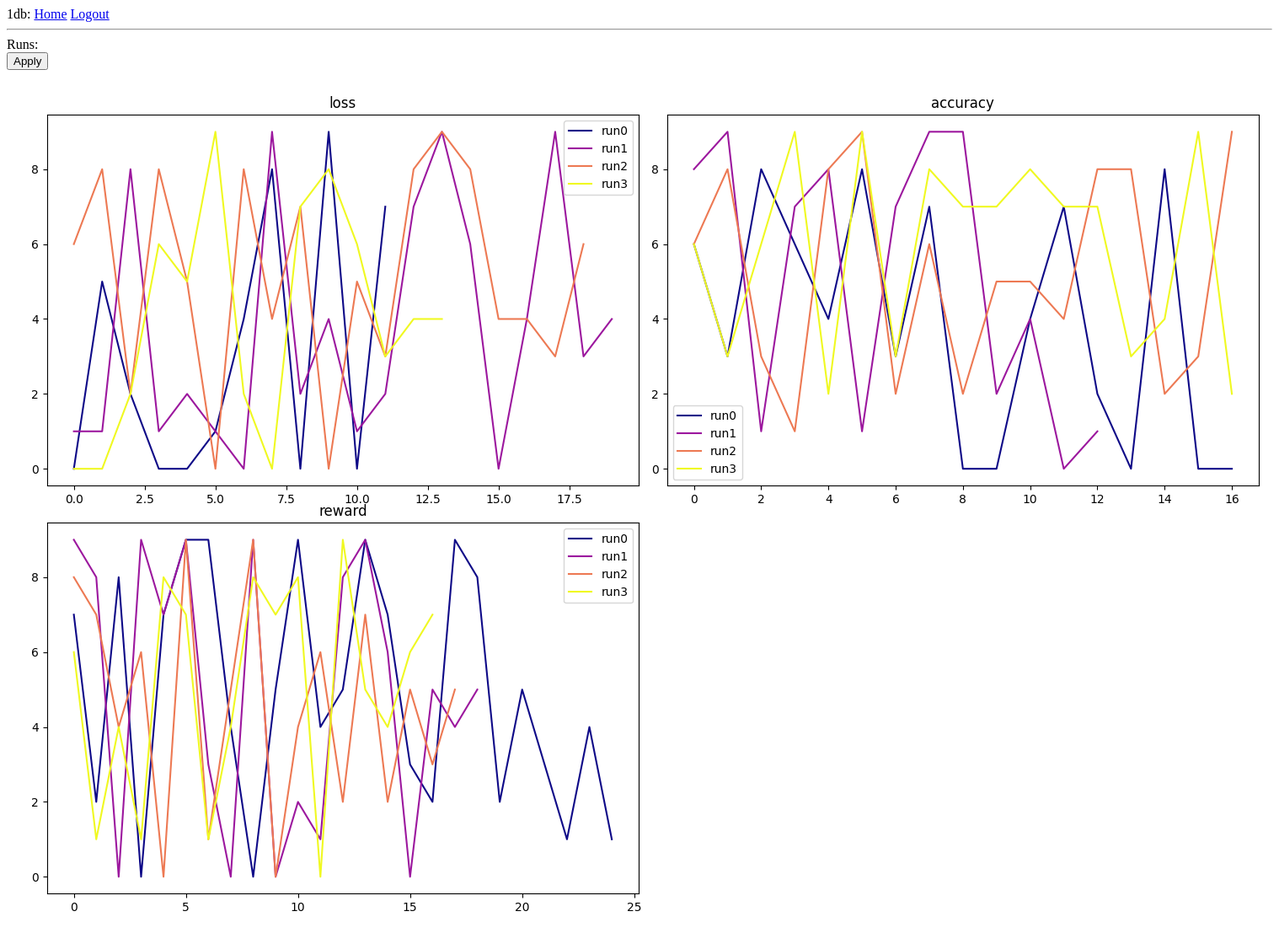
The app's page /project/oneformer (signed in), older data.
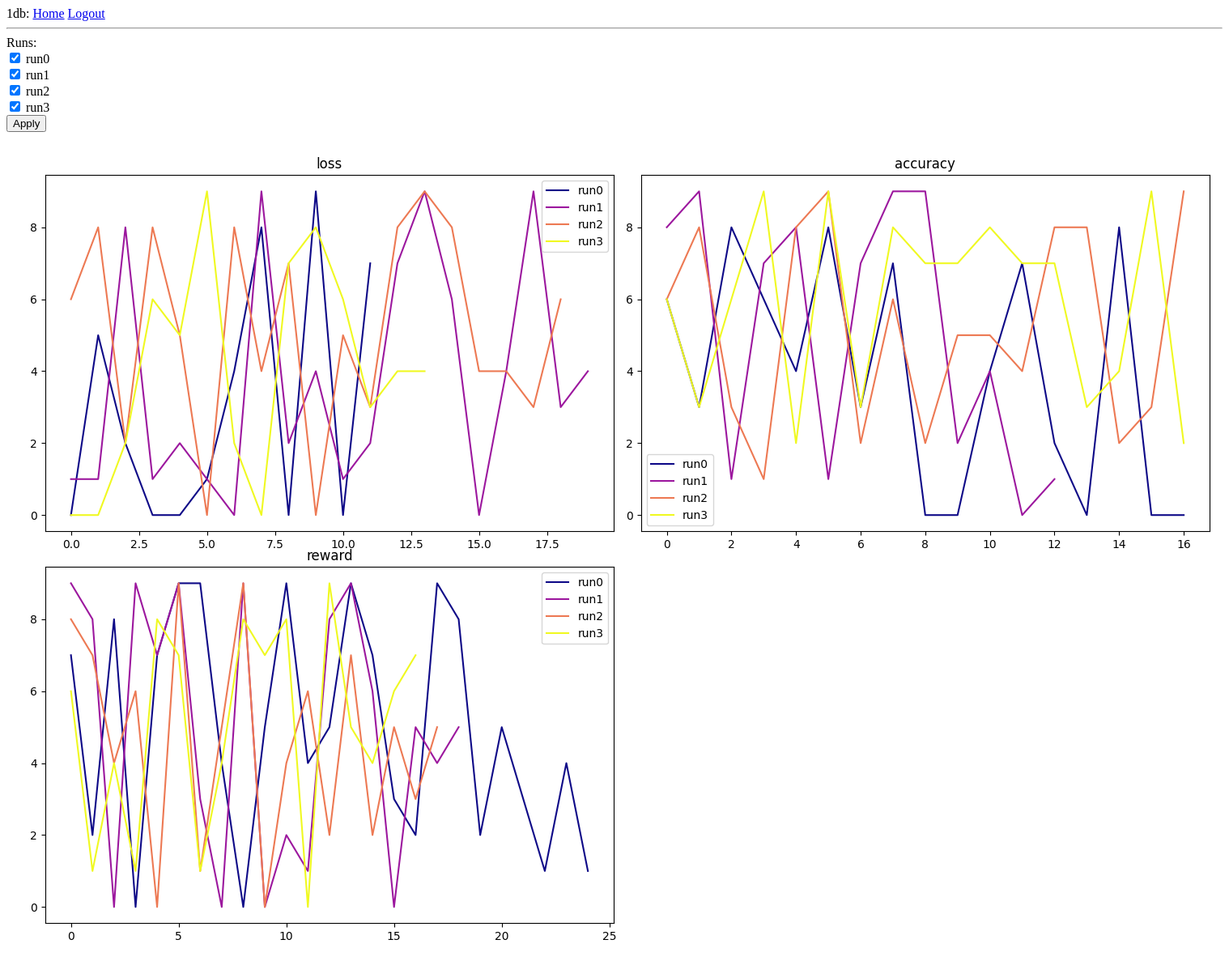
The same page, newer data.
### app/models.py (models this page shows)
class Experiment(db.Model):
    id: so.Mapped[int] = so.mapped_column(primary_key=True)
    project: so.Mapped[str] = so.mapped_column(sa.String(140))
    name: so.Mapped[str] = so.mapped_column(sa.String(140))
    timestamp: so.Mapped[datetime] = so.mapped_column(
        index=True, default=lambda: datetime.now(timezone.utc))
    user_id: so.Mapped[int] = so.mapped_column(sa.ForeignKey(User.id),
                                               index=True)
    author: so.Mapped[User] = so.relationship('User', back_populates='experiments')

### app/views.py (the view)
@app.route('/project/<project>', methods=['GET', 'POST'])
@login_required
def project(project):
    runs = get_runs(db, current_user.username, project)
    names = []
    for run in runs:
        names.append(run.name)
    if request.method == 'GET':
        make_image(db, runs)
        return render_template('project.html', runs=names, checked=names)
    elif request.method == 'POST':
        checked = request.form.getlist('hello')
        return render_template('project.html', runs=names, checked=names)

### app/models.py (called while the page is built)
@login.user_loader
def load_user(id):
    return db.session.get(User, int(id))

### app/utils.py (called while the page is built)
def get_runs(db, username, project):
    with app.app_context():
        user = db.session.scalar(
                    sa.select(User).where(User.username == username))
        runs = db.session.scalars(sa.select(Experiment).where(Experiment.user_id == user.id).where(Experiment.project == project)).all()
        return runs

### app/templates/project.html
{% extends "base.html" %}
{% block content %}
    <form action="" method="post" novalidate>
        <div> Runs: </div>
        {% for run in runs %}
            {% if run in checked %}
                <input type="checkbox" id={{ run }} name="hello" value={{ run }} checked>
            {% else %}
                <input type="checkbox" id={{ run }} name="hello" value={{ run }}>
            {% endif %}
            <label for={{ run }}> {{ run }} </label><br>
        {% endfor %}
        <input type="submit" value="Apply">
    </form>
    <div style="text-align: center;"> <img src="../static/images/plots.png"> </div>
{% endblock %}

### app/templates/base.html (shortened to what this page needs)
<div>
  1db:
  <a href="{{ url_for('index') }}">Home</a>
  {% if current_user.is_anonymous %}
  <a href="{{ url_for('login') }}">Login</a>
  {% else %}
  <a href="{{ url_for('logout') }}">Logout</a>
  {% endif %}
</div>
<html>
  <head>
  </head>
  <body>
    <hr>
    {% block content %}{% endblock %}
  </body>
</html>

Row changes from the older to the newer data that the page shows:
added Experiment: name "run0"
added Experiment: name "run1"
added Experiment: name "run2"
added Experiment: name "run3"
